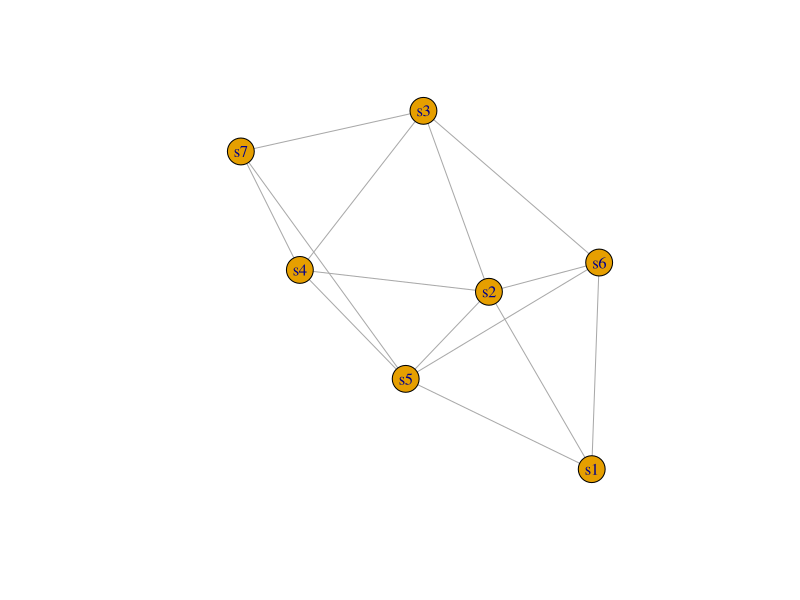
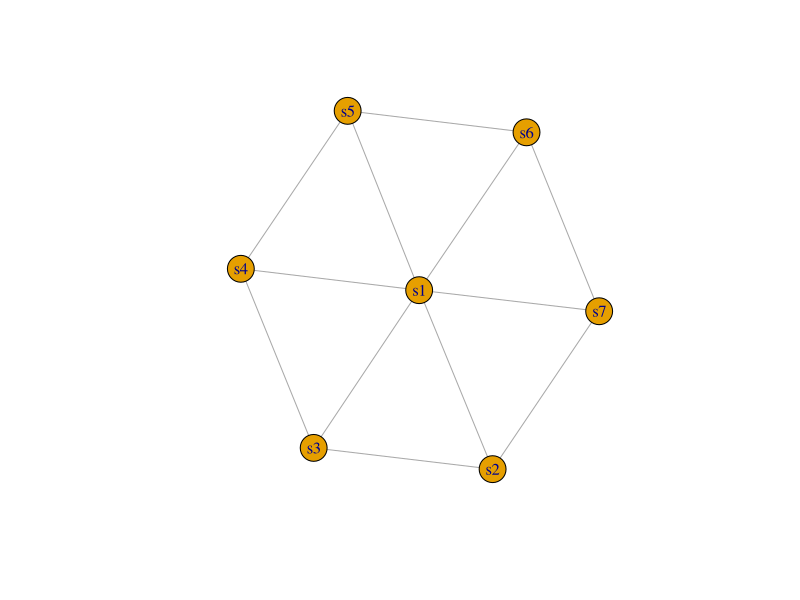
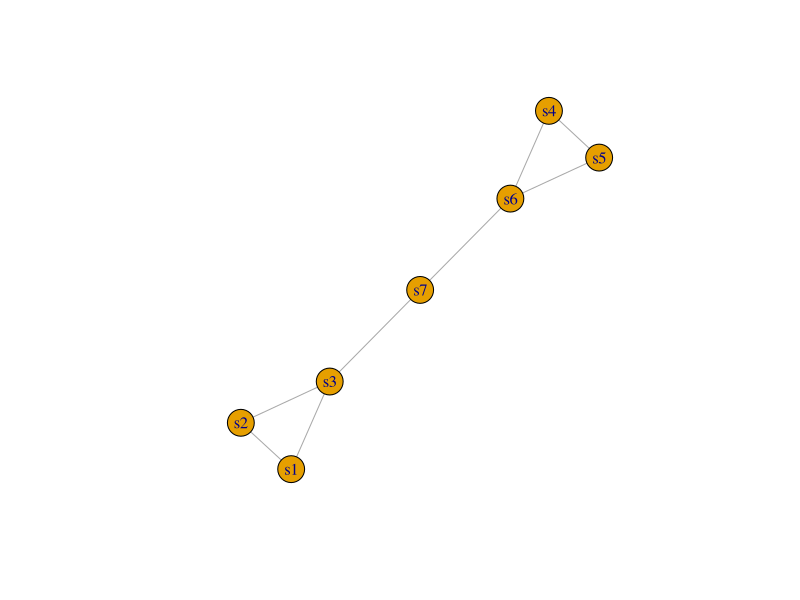

Source code (R) for these figures, in order:
## ---- chunk 1
library(igraph)
setwd("/xxx")
## ---- chunk 2

dat=read.csv("edgeListRandom.csv",header=TRUE) # choose an edgelist in .csv file format
el=as.matrix(dat) # coerces the data into a two-column matrix format that igraph likes


el[,1]=as.character(el[,1])
el[,2]=as.character(el[,2])
g=graph.edgelist(el,directed=FALSE) # turns the edgelist into a 'graph object'
jpeg("Fig1.jpg", width=7, height=7, units="in", res=500)
plot(g)
dev.off()
## ---- chunk 3
dat=read.csv("edgeListCentralized.csv",header=TRUE) # choose an edgelist in .csv file format
el=as.matrix(dat) # coerces the data into a two-column matrix format that igraph likes


el[,1]=as.character(el[,1])
el[,2]=as.character(el[,2])
g=graph.edgelist(el,directed=FALSE) # turns the edgelist into a 'graph object'

jpeg("Fig2.jpg", width=7, height=7, units="in", res=500)
plot(g)
dev.off()

## ---- chunk 4
dat=read.csv("edgeListClustered.csv",header=TRUE) # choose an edgelist in .csv file format
el=as.matrix(dat) # coerces the data into a two-column matrix format that igraph likes


el[,1]=as.character(el[,1])
el[,2]=as.character(el[,2])
g=graph.edgelist(el,directed=FALSE) # turns the edgelist into a 'graph object'
jpeg("Fig3.jpg", width=7, height=7, units="in", res=500)
plot(g)
dev.off()
#http://finzi.psych.upenn.edu/library/igraph0/html/graph.adjacency.html
